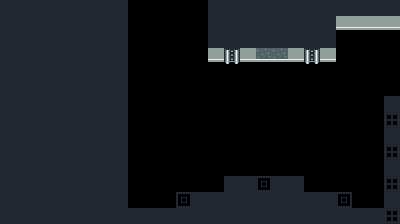

The image is a tile-based game level rendered from a .tmx file. Its description and complete source (layers, tilesets, objects, tile grids) follow:
An orthogonal 25x14 tile map with 16x16 px tiles, 1 tile layer (blocks) and 4 objects (2x 2, 2x 3).

<map version="1.10" tiledversion="1.10.2" orientation="orthogonal" renderorder="right-down" width="25" height="14" tilewidth="16" tileheight="16" infinite="0" nextlayerid="5" nextobjectid="6">
 <editorsettings>
  <export target="../../../Pygames/game_framework/8. room transition/scenes/2/2.csv" format="csv" />
 </editorsettings>
 <tileset firstgid="1" source="../../assets/tilesets/tileset_0.tsx" />
 <layer id="1" name="blocks" width="25" height="14">
  <data encoding="csv">
1,1,1,1,1,1,1,1,0,0,0,0,0,1,1,1,1,1,1,1,1,1,1,1,1,
1,1,1,1,1,1,1,1,0,0,0,0,0,1,1,1,1,1,1,1,1,2,2,2,2,
1,1,1,1,1,1,1,1,0,0,0,0,0,1,1,1,1,1,1,1,1,0,0,0,0,
1,1,1,1,1,1,1,1,0,0,0,0,0,2,3,2,4,4,2,3,2,0,0,0,0,
1,1,1,1,1,1,1,1,0,0,0,0,0,0,0,0,0,0,0,0,0,0,0,0,0,
1,1,1,1,1,1,1,1,0,0,0,0,0,0,0,0,0,0,0,0,0,0,0,0,0,
1,1,1,1,1,1,1,1,0,0,0,0,0,0,0,0,0,0,0,0,0,0,0,0,1,
1,1,1,1,1,1,1,1,0,0,0,0,0,0,0,0,0,0,0,0,0,0,0,0,5,
1,1,1,1,1,1,1,1,0,0,0,0,0,0,0,0,0,0,0,0,0,0,0,0,1,
1,1,1,1,1,1,1,1,0,0,0,0,0,0,0,0,0,0,0,0,0,0,0,0,5,
1,1,1,1,1,1,1,1,0,0,0,0,0,0,0,0,0,0,0,0,0,0,0,0,1,
1,1,1,1,1,1,1,1,0,0,0,0,0,0,1,1,8,1,1,0,0,0,0,0,5,
1,1,1,1,1,1,1,1,0,0,0,8,1,1,1,1,1,1,1,1,1,8,0,0,1,
1,1,1,1,1,1,1,1,1,1,1,1,1,1,1,1,1,1,1,1,1,1,1,1,5
</data>
 </layer>
 <objectgroup id="3" name="entries">
  <object id="1" name="2" x="352" y="64">
   <point />
  </object>
  <object id="2" name="3" x="160" y="32">
   <point />
  </object>
 </objectgroup>
 <objectgroup id="4" name="exits">
  <object id="3" name="3" x="112" y="-32" width="112" height="32" />
  <object id="4" name="2" x="400" y="16" width="32" height="96" />
 </objectgroup>
</map>
